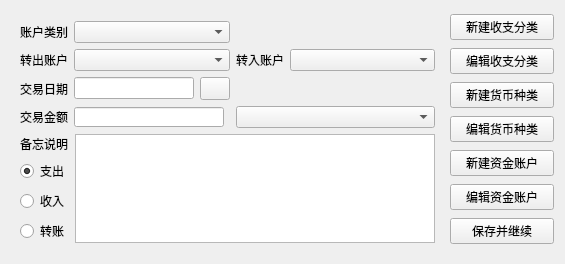
<?xml version="1.0" encoding="UTF-8"?>
<ui version="4.0">
 <class>ChangeBillWidget</class>
 <widget class="QWidget" name="ChangeBillWidget">
  <property name="geometry">
   <rect>
    <x>0</x>
    <y>0</y>
    <width>565</width>
    <height>264</height>
   </rect>
  </property>
  <property name="windowTitle">
   <string>Form</string>
  </property>
  <layout class="QGridLayout" name="gridLayout_2">
   <item row="0" column="0">
    <layout class="QGridLayout" name="gridLayout_4">
     <item row="0" column="0">
      <widget class="QWidget" name="WindMain" native="true">
       <property name="sizePolicy">
        <sizepolicy hsizetype="Fixed" vsizetype="Fixed">
         <horstretch>0</horstretch>
         <verstretch>0</verstretch>
        </sizepolicy>
       </property>
       <property name="minimumSize">
        <size>
         <width>433</width>
         <height>240</height>
        </size>
       </property>
       <property name="maximumSize">
        <size>
         <width>433</width>
         <height>240</height>
        </size>
       </property>
       <layout class="QGridLayout" name="gridLayout">
        <item row="2" column="1">
         <layout class="QVBoxLayout" name="verticalLayout_5">
          <item>
           <layout class="QGridLayout" name="gridLayout_3">
            <property name="topMargin">
             <number>0</number>
            </property>
            <item row="1" column="1">
             <widget class="QComboBox" name="combo2">
              <property name="minimumSize">
               <size>
                <width>0</width>
                <height>0</height>
               </size>
              </property>
              <property name="maximumSize">
               <size>
                <width>200</width>
                <height>16777215</height>
               </size>
              </property>
             </widget>
            </item>
            <item row="3" column="1">
             <widget class="QLineEdit" name="lineEditAmount">
              <property name="minimumSize">
               <size>
                <width>0</width>
                <height>20</height>
               </size>
              </property>
              <property name="maximumSize">
               <size>
                <width>150</width>
                <height>20</height>
               </size>
              </property>
             </widget>
            </item>
            <item row="3" column="0">
             <widget class="QLabel" name="labelAmount">
              <property name="text">
               <string>交易金额</string>
              </property>
              <property name="buddy">
               <cstring>lineEditAmount</cstring>
              </property>
             </widget>
            </item>
            <item row="3" column="2">
             <widget class="QComboBox" name="comboCurrency"/>
            </item>
            <item row="1" column="0">
             <widget class="QLabel" name="label2">
              <property name="text">
               <string>转出账户</string>
              </property>
              <property name="buddy">
               <cstring>combo2</cstring>
              </property>
             </widget>
            </item>
            <item row="0" column="0">
             <widget class="QLabel" name="label1">
              <property name="text">
               <string>账户类别</string>
              </property>
              <property name="buddy">
               <cstring>combo1</cstring>
              </property>
             </widget>
            </item>
            <item row="2" column="1">
             <layout class="QHBoxLayout" name="horizontalLayout_3">
              <item>
               <widget class="QLineEdit" name="lineEditTime">
                <property name="minimumSize">
                 <size>
                  <width>0</width>
                  <height>0</height>
                 </size>
                </property>
                <property name="maximumSize">
                 <size>
                  <width>120</width>
                  <height>16777215</height>
                 </size>
                </property>
               </widget>
              </item>
              <item>
               <widget class="QPushButton" name="btnCalendar">
                <property name="minimumSize">
                 <size>
                  <width>30</width>
                  <height>23</height>
                 </size>
                </property>
                <property name="maximumSize">
                 <size>
                  <width>30</width>
                  <height>23</height>
                 </size>
                </property>
                <property name="text">
                 <string/>
                </property>
                <property name="icon">
                 <iconset resource="../uirsc.qrc">
                  <normaloff>:/icons/icons/24.png</normaloff>:/icons/icons/24.png</iconset>
                </property>
                <property name="iconSize">
                 <size>
                  <width>30</width>
                  <height>23</height>
                 </size>
                </property>
                <property name="flat">
                 <bool>false</bool>
                </property>
               </widget>
              </item>
             </layout>
            </item>
            <item row="0" column="2">
             <spacer name="horizontalSpacer_2">
              <property name="orientation">
               <enum>Qt::Horizontal</enum>
              </property>
              <property name="sizeHint" stdset="0">
               <size>
                <width>40</width>
                <height>20</height>
               </size>
              </property>
             </spacer>
            </item>
            <item row="2" column="0">
             <widget class="QLabel" name="labelTime">
              <property name="text">
               <string>交易日期</string>
              </property>
              <property name="buddy">
               <cstring>lineEditTime</cstring>
              </property>
             </widget>
            </item>
            <item row="2" column="2">
             <spacer name="horizontalSpacer">
              <property name="orientation">
               <enum>Qt::Horizontal</enum>
              </property>
              <property name="sizeHint" stdset="0">
               <size>
                <width>188</width>
                <height>17</height>
               </size>
              </property>
             </spacer>
            </item>
            <item row="1" column="2">
             <layout class="QFormLayout" name="formLayout">
              <item row="0" column="0">
               <widget class="QLabel" name="label3">
                <property name="text">
                 <string>转入账户</string>
                </property>
                <property name="buddy">
                 <cstring>combo3</cstring>
                </property>
               </widget>
              </item>
              <item row="0" column="1">
               <widget class="QComboBox" name="combo3"/>
              </item>
             </layout>
            </item>
            <item row="0" column="1">
             <widget class="QComboBox" name="combo1"/>
            </item>
           </layout>
          </item>
          <item>
           <layout class="QHBoxLayout" name="horizontalLayout">
            <item>
             <layout class="QVBoxLayout" name="verticalLayout_3">
              <item>
               <widget class="QLabel" name="labelNote_2">
                <property name="maximumSize">
                 <size>
                  <width>60</width>
                  <height>16777215</height>
                 </size>
                </property>
                <property name="text">
                 <string>备忘说明</string>
                </property>
                <property name="buddy">
                 <cstring>textEdit</cstring>
                </property>
               </widget>
              </item>
              <item>
               <layout class="QVBoxLayout" name="verticalLayout_2">
                <property name="sizeConstraint">
                 <enum>QLayout::SetDefaultConstraint</enum>
                </property>
                <item>
                 <widget class="QRadioButton" name="costBtn">
                  <property name="text">
                   <string>支出</string>
                  </property>
                  <property name="checked">
                   <bool>true</bool>
                  </property>
                 </widget>
                </item>
                <item>
                 <widget class="QRadioButton" name="earnBtn">
                  <property name="text">
                   <string>收入</string>
                  </property>
                 </widget>
                </item>
                <item>
                 <widget class="QRadioButton" name="tranferBtn">
                  <property name="text">
                   <string>转账</string>
                  </property>
                 </widget>
                </item>
               </layout>
              </item>
             </layout>
            </item>
            <item>
             <widget class="QTextEdit" name="textEdit"/>
            </item>
           </layout>
          </item>
         </layout>
        </item>
       </layout>
      </widget>
     </item>
     <item row="0" column="1">
      <layout class="QVBoxLayout" name="verticalLayout">
       <item>
        <widget class="QPushButton" name="newCatebtn">
         <property name="text">
          <string>新建收支分类</string>
         </property>
        </widget>
       </item>
       <item>
        <widget class="QPushButton" name="editCatebtn">
         <property name="text">
          <string>编辑收支分类</string>
         </property>
        </widget>
       </item>
       <item>
        <widget class="QPushButton" name="newCurrbtn">
         <property name="text">
          <string>新建货币种类</string>
         </property>
        </widget>
       </item>
       <item>
        <widget class="QPushButton" name="editCurrbtn">
         <property name="text">
          <string>编辑货币种类</string>
         </property>
        </widget>
       </item>
       <item>
        <widget class="QPushButton" name="newAccbtn">
         <property name="text">
          <string>新建资金账户</string>
         </property>
        </widget>
       </item>
       <item>
        <widget class="QPushButton" name="editAccbtn">
         <property name="text">
          <string>编辑资金账户</string>
         </property>
        </widget>
       </item>
       <item>
        <widget class="QPushButton" name="savebtn">
         <property name="text">
          <string>保存并继续</string>
         </property>
        </widget>
       </item>
      </layout>
     </item>
    </layout>
   </item>
  </layout>
 </widget>
 <tabstops>
  <tabstop>combo2</tabstop>
 </tabstops>
 <resources>
  <include location="../uirsc.qrc"/>
 </resources>
 <connections/>
</ui>
